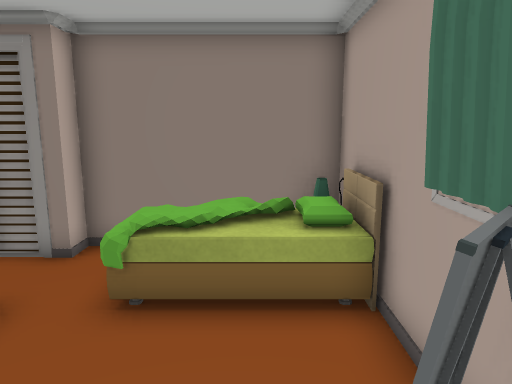
view 1 (above)

12 first-person views from a walk through a 3-D level made in the Unity game engine. The camera is 1.4 m above the floor, tilts 10° down and sees 70° across. The floor is counted in squares, 0.5 m on a side. Each view is taken from the middle of a square. On the plan, view 1 faces up. The plan holds only what a view shows up to about 20 squares ahead; the rest is blank. The player is left out. Some surface patterns are stand-ins.

view 2
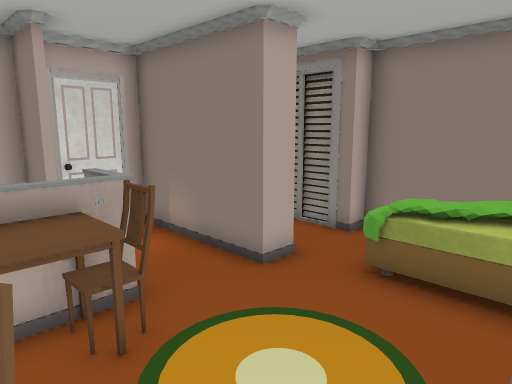

view 3
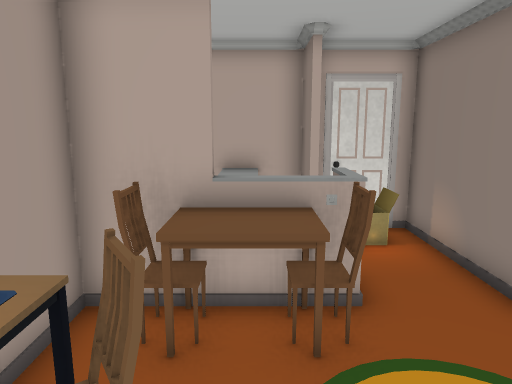

view 4
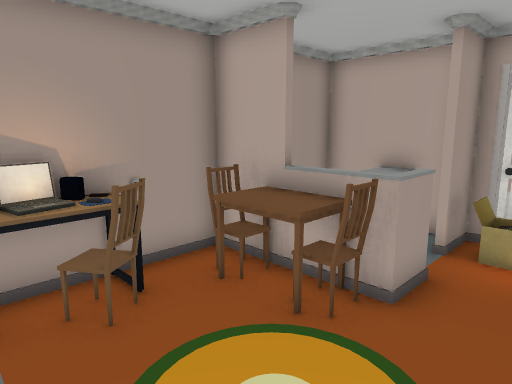

view 5
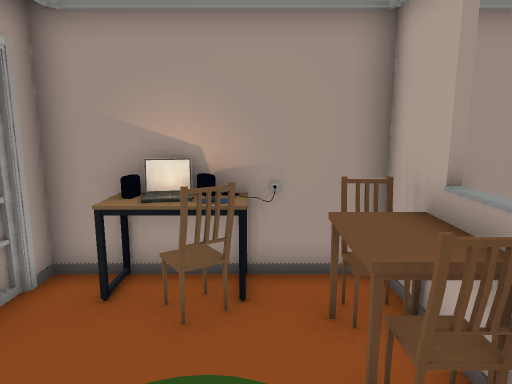

view 6
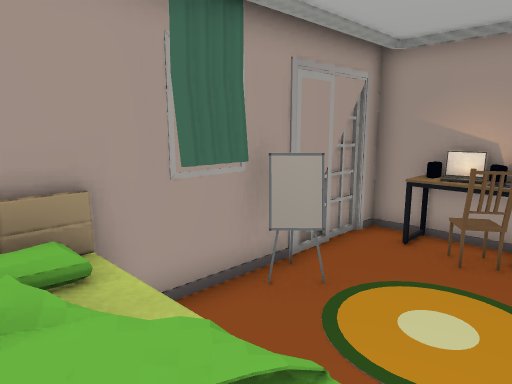

view 7
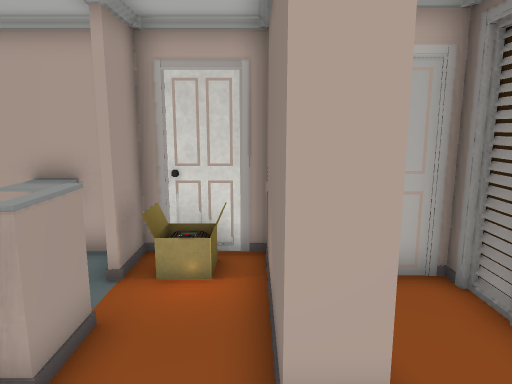

view 8
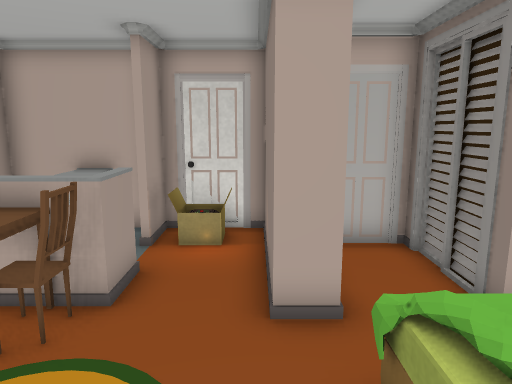

view 9
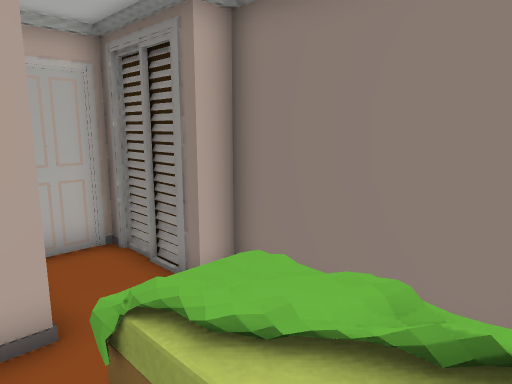

view 10
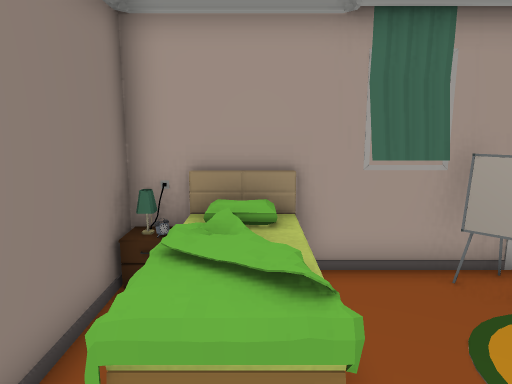

view 11
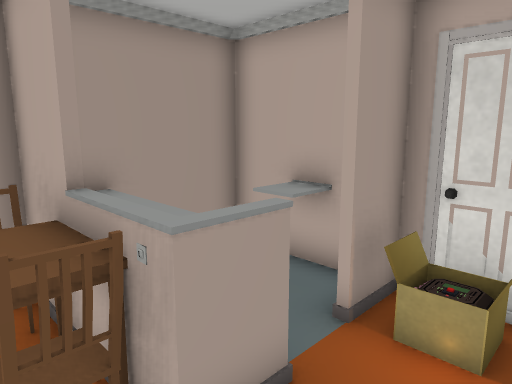

view 12
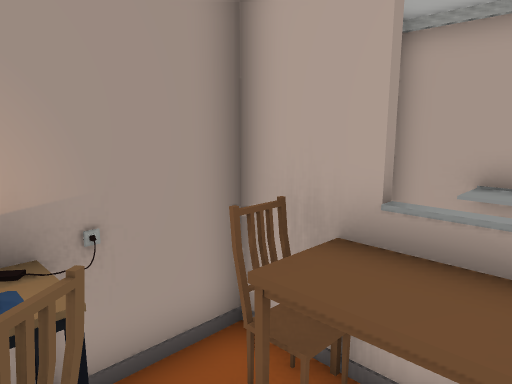

### Floor plan
Key: @ floor where view 1 was taken; # wall or solid block; . floor; = window, fence, low wall or low ledge; ^ raised ledge; C computer; L laptop; O other object.
Columns run from 9 left of view 1 to 2 right of it. Each row starts with its distance up from view 1.
  9         ####
  8  #########O#
  7  # ....OOOO#
  6  #.....OOOO#
  5  #   #.OOOO#
  4 ######.....#
  3 ##.........#
  2 #==.......=#
  1 ###^^##...##
  0 ^^.^^^^..@.#
 -1 ^^ ^^^^CC .#
 -2 #  ^^#=L##=#
 -3  ###########

Where each view was taken, in squares from view 1:
view 1: 0 up, 0 right, facing up
view 2: 1 down, 1 right, facing up-left
view 3: 0 up, 1 right, facing left
view 4: 4 up, 1 right, facing down-left
view 5: 4 up, 2 left, facing down
view 6: 7 up, 3 left, facing down-right
view 7: 4 up, 1 left, facing left
view 8: 4 up, 1 right, facing left
view 9: 4 up, 1 right, facing up-left
view 10: 6 up, 5 left, facing right
view 11: 4 up, 3 left, facing down-left
view 12: 1 up, 1 left, facing down-left
